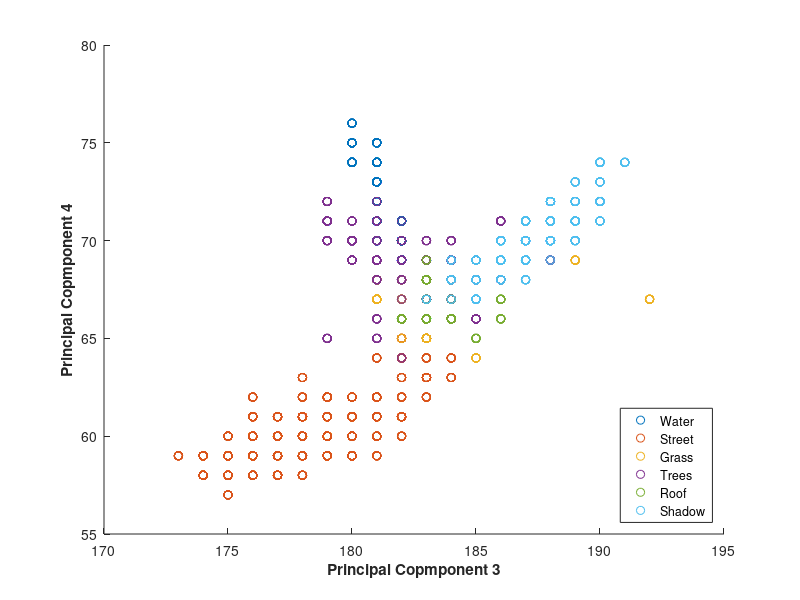

Write MATLAB code to recreate this figure.
result1 = [];
result2 = [];
resultcv = [];
for i= 1:10
    load PC_DC_Train.txt;
    train=PC_DC_Train;
    clear PC_DC_Train;
    label_train = train(:,1);

gscatter(train(:,5),train(:,6),label_train);
 b=legend('Water','Street','Grass','Trees','Roof','Shadow');
set(b,'Location','SouthEast');
xlabel('Principal Copmponent 3', 'FontWeight','bold');
ylabel('Principal Copmponent 4','FontWeight','bold');    

    train(:,1:2)=[];
    train = train(:,1:i);
    mx_train = max(train(:));
    mn_train = min(train(:));
    
    %test data;
    load PC_DC_Test.txt;
    test = PC_DC_Test;
    clear PC_DC_Test;
    label_test = test(:,1);
    test(:,1:2)=[];
    test = test(:,1:i);
    mx_test = (max(test(:)));
    mn_test = min(test(:));
    
    train = (train-mn_train) ./ (mx_train-mn_train);
    test = (test-mn_test) ./ (mx_test-mn_test);

    addpath('I:\libsvm-3.22\matlab');
 
   bestc=5; bestg=6;%pca
 
    
%   bestcv=0; bestc=0; bestg=0;
%    for c = 0:1:5
%       for g = 0:0.5:8
%             cmd=['-t 2 -v 10 -c ',num2str(c), ' -g 4', num2str(g)];
%            cv = svmtrain(label_train, train, cmd);
%          if(cv>bestcv)
%                bestcv=cv; bestc=c; bestg=g;
%             end
%             fprintf('%g   %g  %g (best c=%g, g=%g, rate=%g)\n', c, g, cv, bestc, bestg, bestcv);
%        end
%     end
%      
%     resultcv = [resultcv bestcv];
    cmd=['-t 2 -c ',num2str(bestc), ' -g 4', num2str(bestg)];
    
    
   model = svmtrain(label_train,train,cmd);
  % fprintf('\n\nTraining Data Accuracy: \n\n ');
%    [predict_label, trainingaccuracy, dec_values]= svmpredict(label_train, train, model);
%    result1 = [result1 trainingaccuracy(1)];
   
    fprintf('\n\nTest Data Accuracy: \n\n ');
    [predict_label, testaccuracy, dec_values] = svmpredict(label_test, test, model);
    result2 = [result2 testaccuracy(1)];
end



